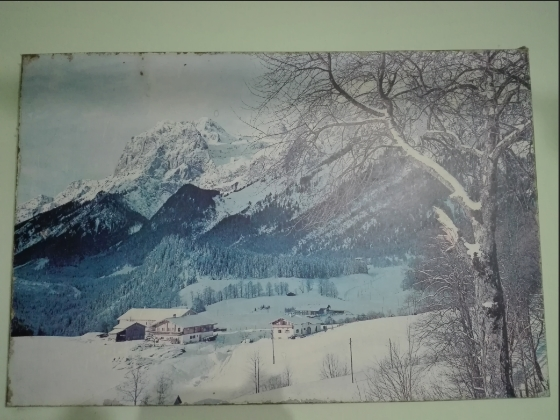
#> input picture Practico12/imagen3.jpg, 560 x 420 px, found by its file name
$ python 'alineación.py'
#> lines starting #> are read from the running program, lines starting #| are printed output that depends on the picture
#! /usr/bin/env python
# -*- coding: utf-8 -*-
import numpy as np
import cv2


MIN_MATCH_COUNT = 10
imag1 = cv2.imread("Imagen3.jpg")
#> imag1 is the input picture: shape (420, 560, 3); mean B, G, R 125.7, 130, 121.4
imag2 = cv2.imread("Imagen4.jpg")
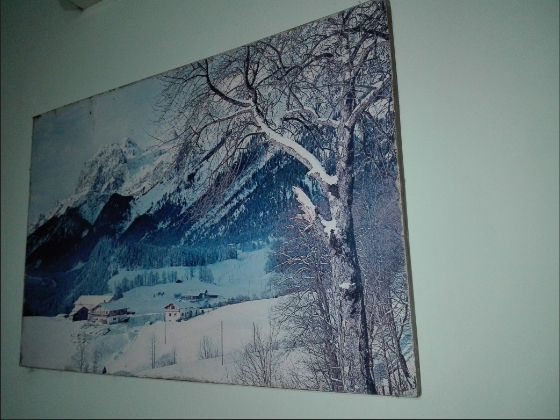
#> input picture Practico12/imagen4.jpg, 560 x 420 px, found by its file name
#> imag2 is the input picture: shape (420, 560, 3); mean B, G, R 118.5, 115.3, 99.5

dscr = cv2.SIFT_create()
kp1, des1 = dscr.detectAndCompute(imag1, None)
#> kp1 = 1432 keypoints; strongest (x, y, size): (280, 331, 2.1), (120, 337, 6.5), (251, 341, 2.2), (18, 329, 12.3)
kp2, des2 = dscr.detectAndCompute(imag2, None)
#> kp2 = 1291 keypoints; strongest (x, y, size): (332, 231, 2.5), (308, 173, 2.1), (333, 180, 6), (379, 27, 1.9)

matcher = cv2.BFMatcher(cv2.NORM_L2)
matches = matcher.knnMatch(des1, des2, k=2)
#> matches = 1432 matches

good = []
for m, n in matches:
    if m.distance < 0.7 * n.distance:
        good.append(m)
#> after the loop, good = 324 matches
if len(good) > MIN_MATCH_COUNT:
    src_pts = np.float32([kp1[m.queryIdx].pt for m in good]).reshape(-1, 1, 2)
#> src_pts = 324 rows, first 8: [8.4, 357.7], [9.32, 339.7], [12.99, 285.8], [17.11, 339.3], [18.63, 339.9], [60.8, 200.1], [90.24, 195.7], [101.2, 335.9]
    dst_pts = np.float32([kp2[m.trainIdx].pt for m in good]).reshape(-1, 1, 2)
#> dst_pts = 324 rows, first 8: [195.4, 381], [109.1, 374], [26.02, 280.4], [28.65, 318.6], [28.65, 318.6], [48.62, 216.7], [62.54, 211.1], [65.67, 316.5]

    H, mask = cv2.findHomography(dst_pts, src_pts, cv2.RANSAC, 5.0)
#> H = [[2.54, 0.0718, -71.52], [0.605, 1.58, -145], [0.00187, 0.000177, 1]]; mask = 324 values, max 1 at index 2, min 0 at index 0, mean 0.985

wimg2 = warp = cv2.warpPerspective(imag2, H, (560, 420))
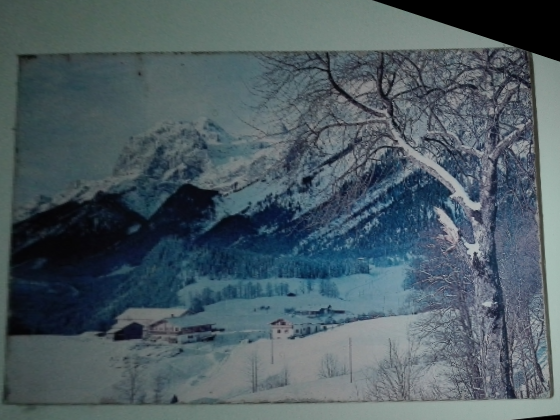
#> wimg2: shape (420, 560, 3); mean B, G, R 98.4, 91.4, 76.1

alpha = 0.5
blend = np.array(wimg2 * alpha + imag1 * (1 - alpha), dtype=np.uint8)
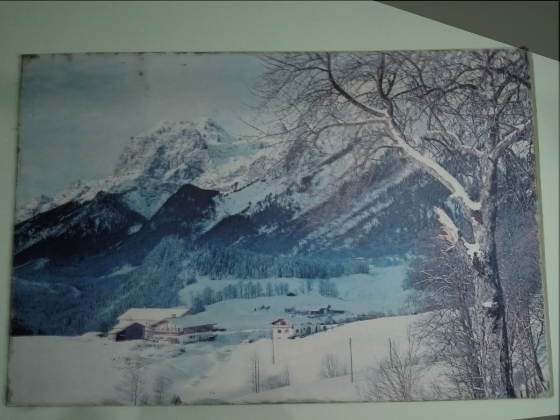
#> blend: shape (420, 560, 3); mean B, G, R 111.8, 110.4, 98.5
cv2.imwrite('SIFT.jpg', blend)
cv2.imshow("image", blend)
cv2.waitKey()
